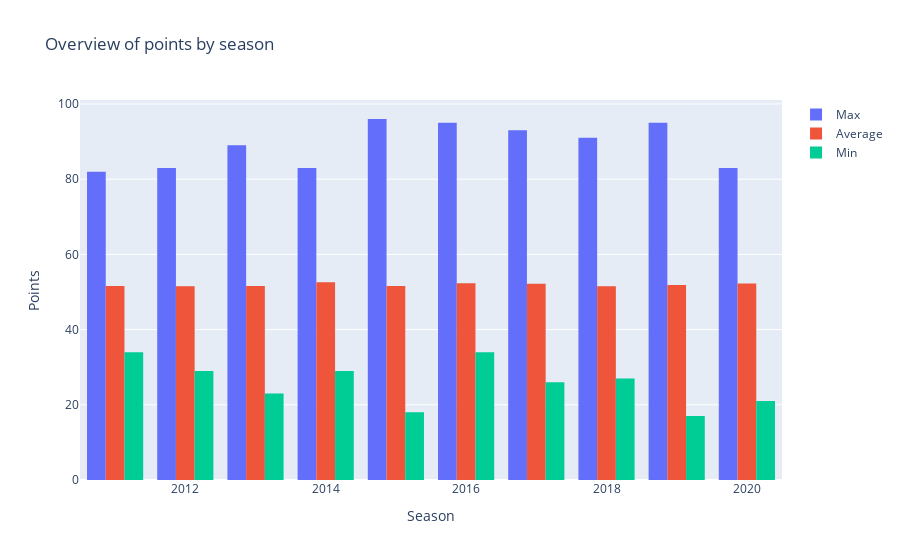

Notebook cell for this chart:
### Code cell
### Overview of points through the seasons

fig5 = go.Figure()
fig5.add_trace(go.Histogram(histfunc="max", y=df.Points, x=df.Season, name="Max"))
fig5.add_trace(go.Histogram(histfunc="avg", y=df.Points, x=df.Season, name="Average"))
fig5.add_trace(go.Histogram(histfunc="min", y=df.Points, x=df.Season, name="Min"))
fig5.update_layout(
    title="Overview of points by season",
    xaxis_title="Season",
    yaxis_title="Points")

### Figure 1 — Plotly figure (JSON) as saved in the notebook; plotly's stock layout.template omitted (floating-point values rounded to 4 significant figures; data arrays with more than 128 entries replaced by an {"elided": "..."} marker saying what was removed)
{"data": [{"histfunc": "max", "name": "Max", "type": "histogram", "x": {"elided": "200 int values"}, "y": {"elided": "200 int values"}}, {"histfunc": "avg", "name": "Average", "type": "histogram", "x": {"elided": "200 int values"}, "y": {"elided": "200 int values"}}, {"histfunc": "min", "name": "Min", "type": "histogram", "x": {"elided": "200 int values"}, "y": {"elided": "200 int values"}}], "layout": {"title": {"text": "Overview of points by season"}, "xaxis": {"title": {"text": "Season"}}, "yaxis": {"title": {"text": "Points"}}}}
